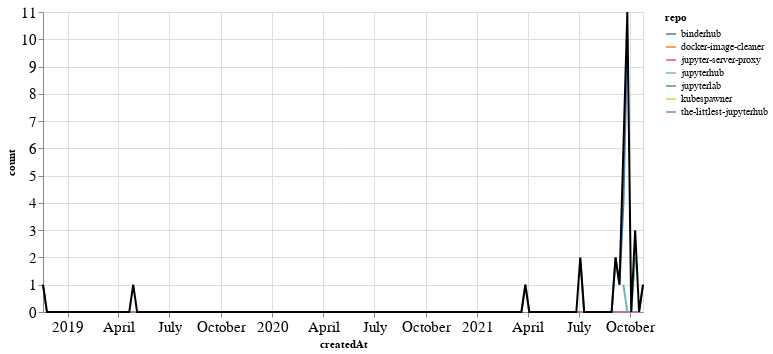

Notebook code for this chart:
### Markdown cell above
### PRs

### Code cell
prs_time = prs.groupby('repo').resample('W', on='createdAt').count()['author'].reset_index()
prs_time = prs_time.rename(columns={'author': 'count'})
prs_time_total = prs_time.groupby('createdAt').agg({"count": "sum"}).reset_index()

ch1 = alt.Chart(prs_time, width=600).mark_line().encode(
    x='createdAt',
    y='count',
    color='repo',
    tooltip="repo"
)

ch2 = alt.Chart(prs_time_total, width=600).mark_line(color="black").encode(
    x='createdAt',
    y='count',
)

ch1 + ch2

### Figure 1 — Vega-Lite specification as saved in the notebook (floating-point values rounded to 4 significant figures; data arrays with more than 128 entries replaced by an {"elided": "..."} marker saying what was removed)
{"config": {"axisLeft": {"labelFontSize": 15}, "axisBottom": {"labelFontSize": 15}}, "layer": [{"data": {"name": "data-8233c3052458fcf2cabcdf33be67134e"}, "mark": "line", "encoding": {"color": {"type": "nominal", "field": "repo"}, "tooltip": {"type": "nominal", "field": "repo"}, "x": {"type": "temporal", "field": "createdAt"}, "y": {"type": "quantitative", "field": "count"}}, "width": 600}, {"data": {"name": "data-21e623e9d4a362b9e1729f7780aaf646"}, "mark": {"type": "line", "color": "black"}, "encoding": {"x": {"type": "temporal", "field": "createdAt"}, "y": {"type": "quantitative", "field": "count"}}, "width": 600}], "$schema": "https://vega.github.io/schema/vega-lite/v4.8.1.json", "datasets": {"data-8233c3052458fcf2cabcdf33be67134e": {"elided": "175 records"}, "data-21e623e9d4a362b9e1729f7780aaf646": {"elided": "154 records"}}}
